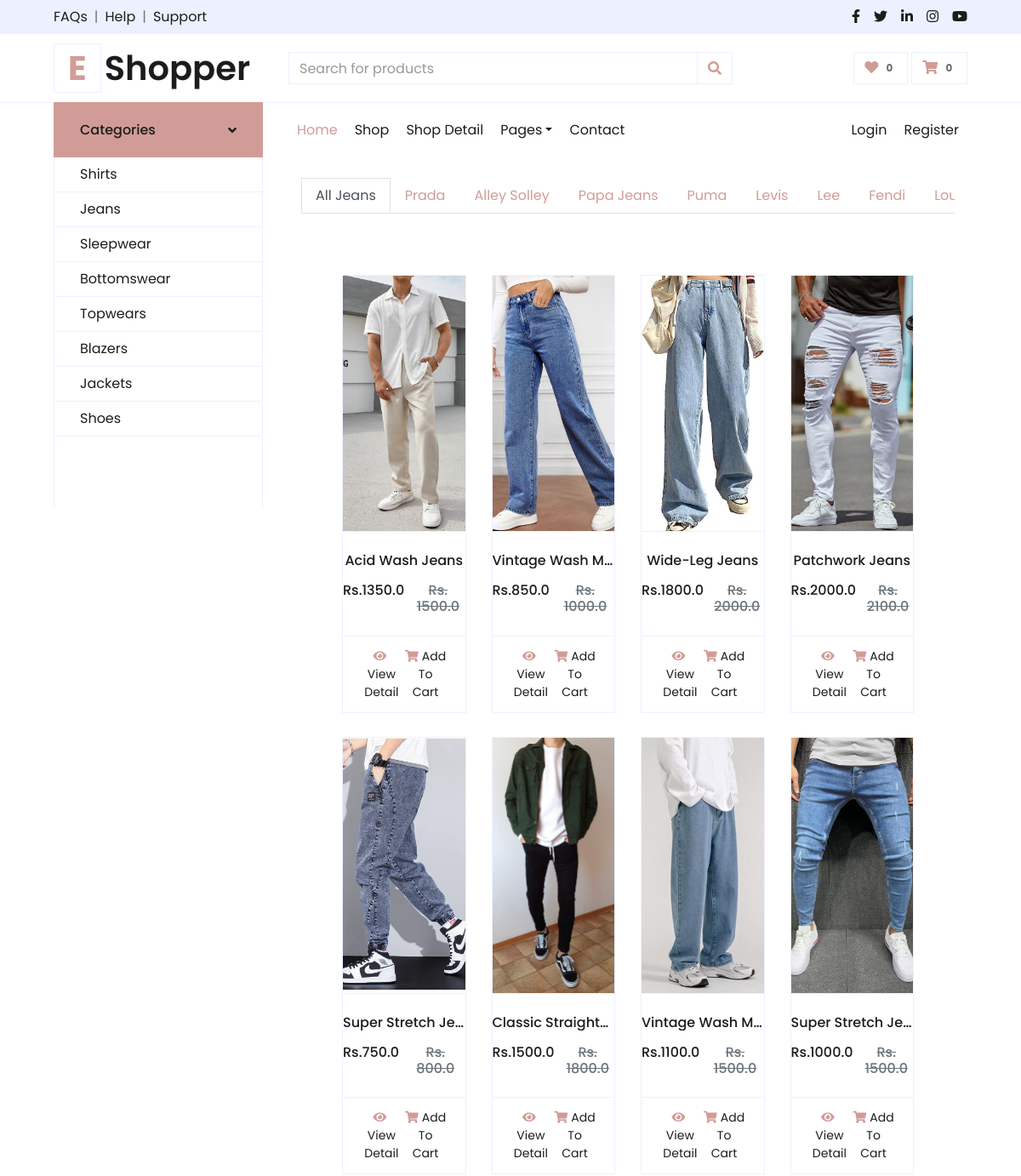
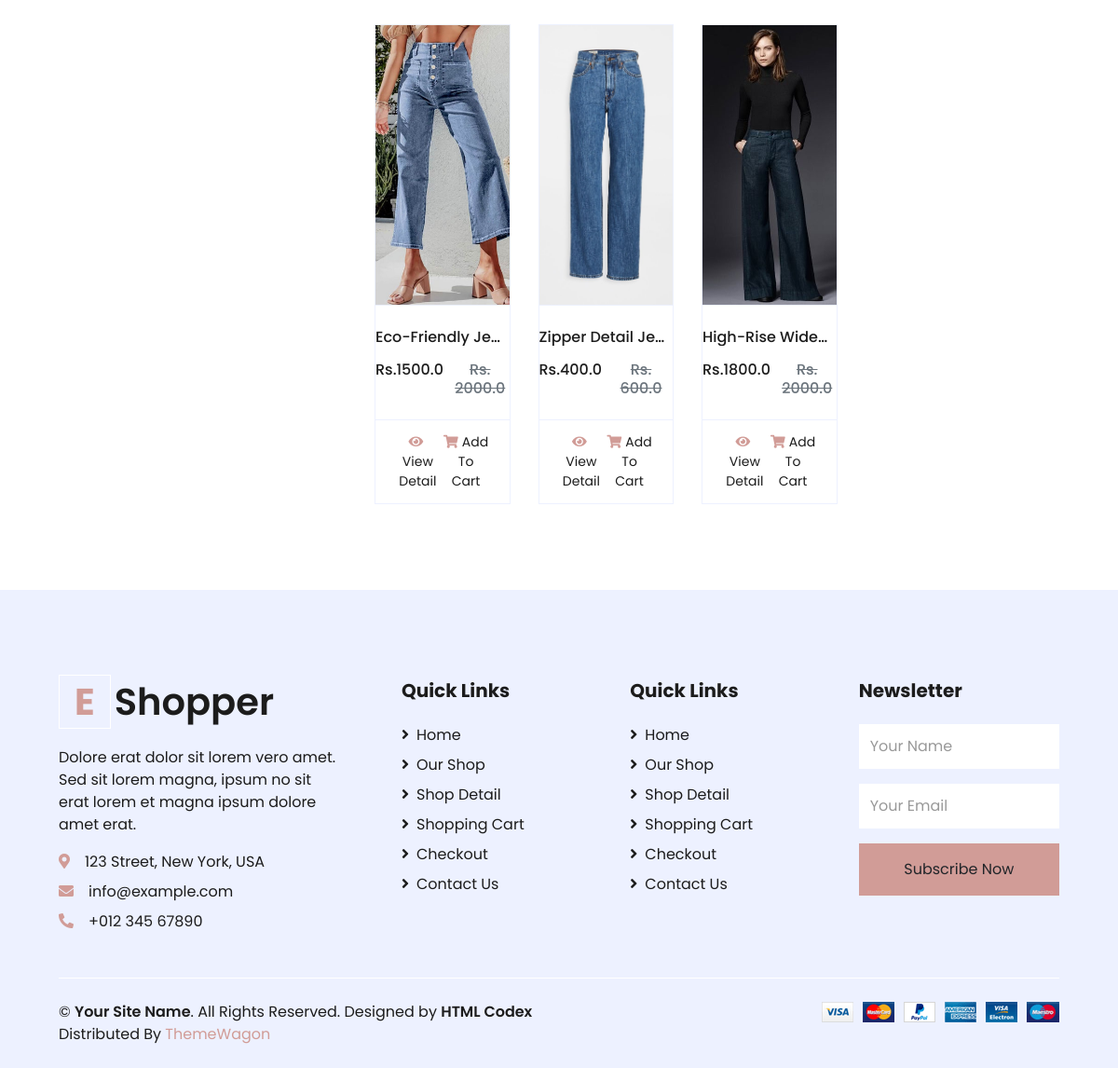
The app's page /jeans/ with its own data (2 pictures, top to bottom).
### consumer/models.py (models this page shows, shortened)
class Product(models.Model):
    title = models.CharField(max_length=200)
    selling_price = models.FloatField()
    discounted_price = models.FloatField()
    brand = models.CharField(max_length=100)
    description = models.TextField()
    category = models.CharField(choices=CATEGORY_CHOICES, max_length=50)
    product_img = models.ImageField(upload_to='productimg')

### consumer/views.py (the view)
# urls.py: path('jeans/',views.jeans,name='jeans'),
def jeans(request,data=None):
    if data is None:
        jeans = Product.objects.filter(category='JS')
    elif data == 'Levis' or data == 'Alley_Solley' or data == 'Louis_Philippe' or data == 'Lee' or data == 'Puma' or data == 'Papa_Jeans' or data == 'Fendi' or data == "Peter_England" or data == 'Arrow' or data == 'Van_Heusen' or data == 'Prada':
        if data is not None:
            normalized_data = data.replace('_',' ')
        jeans = Product.objects.filter(category='JS').filter(brand=normalized_data)
    elif data == 'below':
        jeans = Product.objects.filter(category='JS').filter(discounted_price__lt=5000)
    elif data == 'above':
        jeans = Product.objects.filter(category='jS').filter(discounted_price__gt=5000)
    return render(request,'consumer/jeans.html',{'jeans':jeans})

### consumer/templates/consumer/jeans.html (shortened to what this page needs)
{% extends "core/base.html" %}
{% load static %}
{% block body %}
<div class="container my-4">
  <ul class="nav nav-tabs flex-nowrap" style="overflow-x: auto; white-space: nowrap; display: flex;">
    <li class="nav-item">
      <a class="nav-link active" href="{% url 'jeans' %}">All Jeans</a>
    </li>
    <li class="nav-item">
      <a class="nav-link" href="{% url 'jeansdata' 'Prada' %}">Prada</a>
    </li>
    <li class="nav-item">
      <a class="nav-link" href="{% url 'jeansdata' 'Alley_Solley' %}">Alley Solley</a>
    </li>
    <li class="nav-item">
      <a class="nav-link" href="{% url 'jeansdata' 'Papa_Jeans' %}">Papa Jeans</a>
    </li>
    <li class="nav-item">
      <a class="nav-link" href="{% url 'jeansdata' 'Puma' %}">Puma</a>
    </li>
    <li class="nav-item">
      <a class="nav-link" href="{% url 'jeansdata' 'Levis' %}">Levis</a>
    </li>
    <li class="nav-item">
      <a class="nav-link" href="{% url 'jeansdata' 'Lee' %}">Lee</a>
    </li>
    <li class="nav-item">
      <a class="nav-link" href="{% url 'jeansdata' 'Fendi' %}">Fendi</a>
    </li>
    <li class="nav-item">
      <a class="nav-link" href="{% url 'jeansdata' 'Louis_Philippe' %}">Louis Philippe</a>
    </li>
  </ul>
</div>
 <div class="container-fluid pt-5">
    <div class="row px-xl-5 pb-3">
        {% for product in jeans %}
        <div class="col-lg-3 col-md-6 col-sm-12 pb-1">
            <div class="card product-item border-0 mb-4">
                <div class="card-header product-img position-relative overflow-hidden bg-transparent border p-0">
                    <img class="img-fluid w-100" src="{{product.product_img.url}}" alt="Product Image" style="height: 300px; object-fit: cover;">
                </div>
                <div class="card-body border-left border-right text-center p-0 pt-4 pb-3">
                    <h6 class="text-truncate mb-3">{{product.title}}</h6>
                    <div class="d-flex justify-content-center">
                        <h6>Rs.{{product.discounted_price}}</h6>
                        <h6 class="text-muted ml-2"><del>Rs. {{product.selling_price}}</del></h6>
                    </div>
                </div>
                   <div class="card-footer d-flex justify-content-between bg-light border">
                    <a href="{% url 'product_detail' product.id %}" class="btn btn-sm text-dark p-0"><i class="fas fa-eye text-primary mr-1"></i>View Detail</a>
                   <form action="/add_to_cart" class="d-inline">
                        <button type="submit" class="btn btn-sm text-dark p-0"><i class="fas fa-shopping-cart text-primary mr-1"></i>Add To Cart</button>
                     </form>
                </div>
            </div>
        </div>
        {% endfor %}
    </div>
</div>
{% endblock body %}

### records on screen
Product: product_img (picture), title "Acid Wash Jeans", discounted_price "1350.0", selling_price "1500.0"
Product: product_img (picture), title "Vintage Wash M…", discounted_price "850.0", selling_price "1000.0"
Product: product_img (picture), title "Wide-Leg Jeans", discounted_price "1800.0", selling_price "2000.0"
Product: product_img (picture), title "Patchwork Jeans", discounted_price "2000.0", selling_price "2100.0"
Product: product_img (picture), title "Super Stretch Je…", discounted_price "750.0", selling_price "800.0"
Product: product_img (picture), title "Classic Straight…", discounted_price "1500.0", selling_price "1800.0"
Product: product_img (picture), title "Vintage Wash M…", discounted_price "1100.0", selling_price "1500.0"
Product: product_img (picture), title "Super Stretch Je…", discounted_price "1000.0", selling_price "1500.0"
Product: product_img (picture), title "Eco-Friendly Je…", discounted_price "1500.0", selling_price "2000.0"
Product: product_img (picture), title "Zipper Detail Je…", discounted_price "400.0", selling_price "600.0"
Product: product_img (picture), title "High-Rise Wide-…", discounted_price "1800.0", selling_price "2000.0"
